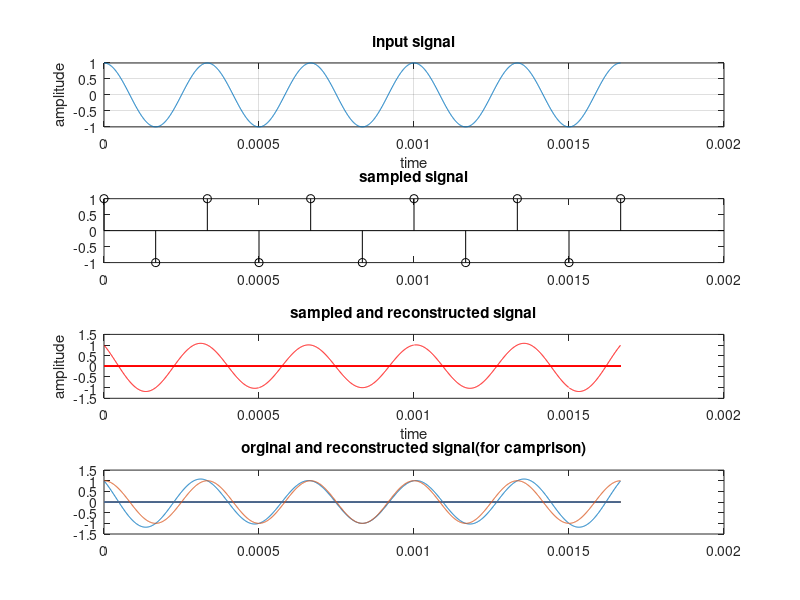

MATLAB code for this plot:
clear all;
clc;
close all;
f=3000; %signal frequency fm
t=0:0.000001:5/f;
org=cos(2 * pi * f * t); %original signal
subplot(411);plot(t,org);
xlabel('time');ylabel('amplitude');
grid;
title('input signal');
fs1 = 2*f;%following nyquist rate fs=2*fm
Ts1=1/fs1; % time period for fs1
t1=0:Ts1:5/f;
und = cos(2*pi*f*t1);
subplot(412)
stem(t1,und,'k');
title('sampled signal');
xr1=zeros(length(t));
N=length(t1);
for x=1:length(t)
    for n=0:N-1
        xr1(x)=xr1(x)+und(n+1)*sin(pi*(t(x)-n*Ts1)/Ts1)./(pi*(t(x)-n*Ts1)/Ts1);
    end
end
subplot(413)
plot(t,xr1,'r');
xlabel('time');ylabel('amplitude');
title('sampled and reconstructed signal');
subplot(414);
plot(t,xr1,t,org);
title('orginal and reconstructed signal(for camprison)');




